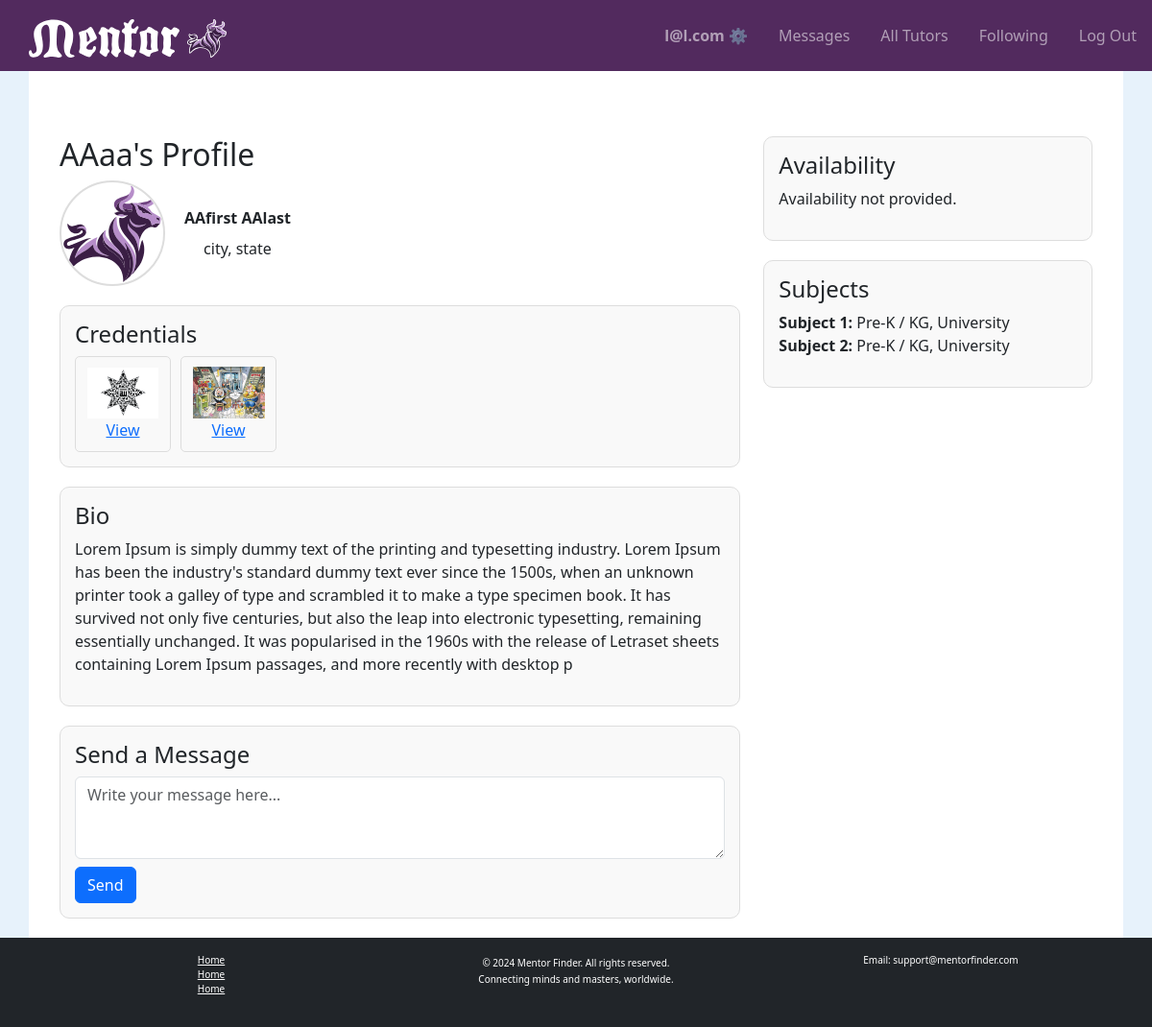
Page /profile/2/ (signed in) on the committed database.
### tutorhub/models.py (models this page shows, shortened)
class User(AbstractUser):
    nickname = models.CharField(max_length=50, blank=True, null=True)
    email = models.EmailField(unique=True)
    is_tutor = models.BooleanField(default=False)
    street_address = models.TextField(blank=True, null=True)
    city = models.CharField(max_length=100, blank=True, null=True)
    state = models.CharField(max_length=100, blank=True, null=True)
    zip_code = models.CharField(max_length=10, blank=True, null=True)
    profile_image = models.ImageField(upload_to="profile_images/", blank=True, null=True)
    bio = models.TextField(blank=True, null=True)
    birthdate = models.DateField(blank=True, null=True)
    availability = models.JSONField(default=dict, blank=True, null=True)  # Only used if is_tutor is True
    subject_grades = models.ManyToManyField('SubjectGrade', blank=True, related_name="users")  # Added field
    liked_by = models.ManyToManyField("self", symmetrical=False, blank=True, related_name="liked_tutors")
    USERNAME_FIELD = "email"
    REQUIRED_FIELDS = ["username"]

class Credential(models.Model):
    file = models.FileField(upload_to="credentials/")
    user = models.ForeignKey(User, related_name="credentials", on_delete=models.CASCADE)

class SubjectGrade(models.Model):
    tutor = models.ForeignKey(User, on_delete=models.CASCADE, related_name="tutor_subject_grades")
    subject = models.CharField(max_length=100)
    grade_levels = models.JSONField(default=list)  # Stores grade levels as a list (e.g., ["Elementary", "High School"])
    class Meta:
        unique_together = ('tutor', 'subject')  # Each tutor can teach a subject only once.

### tutorhub/views.py (the view)
# urls.py: path('profile/<int:user_id>/', views.profile, name='profile'),  # View another user's profile
@login_required
def profile(request, user_id=None):
    profile_user = request.user if user_id is None else get_object_or_404(User, id=user_id)
    credentials = profile_user.credentials.all()
    for credential in credentials:
        credential.is_image = credential.file.url.lower().endswith(('.jpg', '.jpeg', '.png'))
    return render(request, 'tutorhub/profile.html', {
        'profile': profile_user,
        'credentials': credentials,
        'is_own_profile': profile_user == request.user,
    })

### tutorhub/templates/tutorhub/profile.html (shortened to what this page needs)
{% extends "tutorhub/layout.html" %}
{% load static %}
{% block body %}
<div class="container mt-5">
    <div class="row">
        <div class="col-md-8">
            <h2>{{ profile.nickname }}'s Profile</h2>
            <div class="profile-header">
                <div id="stack-vertical">
                    {% if profile.profile_image %}
                        <img id="profile-img" src="{{ profile.profile_image.url }}" alt="{{ profile.nickname }}">
                    {% else %}
                        <img id="profile-img" src="{% static 'tutorhub/images/mentor-logo-bull.svg' %}" alt="Default Logo">
                    {% endif %}
                </div>
                <div id="stack-vertical">
                    <strong>{{ profile.first_name }} {{ profile.last_name }}</strong>
                    <div>{{ profile.city|default:"City not available" }}, {{ profile.state|default:"State not available" }}</div>
                </div>
            </div>
            {% if profile.is_tutor %}
            <div class="credentials-container">
                <h4>Credentials</h4>
                <div style="display: flex; flex-wrap: wrap; gap: 10px;">
                    {% for credential in credentials %}
                        <a href="{{ credential.file.url }}" target="_blank">
                            <div class="credential-box">
                                {% if credential.is_image %}
                                    <img src="{{ credential.file.url }}" alt="Credential Image">
                                {% else %}
                                    <img src="{% static 'tutorhub/images/credential-icon.png' %}" alt="Default Credential Icon">
                                {% endif %}
                                <div>View</div>
                            </div>
                        </a>
                    {% empty %}
                        <p>No credentials available.</p>
                    {% endfor %}
                </div>
            </div>
            {% endif %}
            <div class="bio-container">
                <h4>Bio</h4>
                <p>{{ profile.bio|default:"No bio available." }}</p>
            </div>
            {% if user.is_authenticated %}
            <div class="message-container">
                <h4>Send a Message</h4>
                <form action="{% url 'send_message' profile.id %}" method="post">
                    <textarea name="content" rows="3" class="form-control mb-2" placeholder="Write your message here..." required></textarea>
                    <button type="submit" class="btn btn-primary">Send</button>
                </form>
            </div>
            {% endif %}
        </div>
        <div class="col-md-4">
            <div class="right-column-section">
                <h4>Availability</h4>
                <ul>
                    {% for day, time in profile.availability.items %}
                        <li><strong>{{ day|title }}:</strong> {{ time }}</li>
                    {% empty %}
                        <p>Availability not provided.</p>
                    {% endfor %}
                </ul>
            </div>
            {% if profile.is_tutor %}
            <div class="right-column-section">
                <h4>Subjects</h4>
                <ul>
                    {% for subject_grade in profile.tutor_subject_grades.all %}
                        <li><strong>{{ subject_grade.subject }}:</strong> {{ subject_grade.grade_levels|join:", " }}</li>
                    {% empty %}
                        <p>No subjects available.</p>
                    {% endfor %}
                </ul>
            </div>
            {% endif %}
        </div>
    </div>
</div>
{% endblock %}

### tutorhub/templates/tutorhub/layout.html (shortened to what this page needs)
{% load static %}
<!DOCTYPE html>
<html lang="en">
    <head>
        <link href="https://cdn.jsdelivr.net/npm/bootstrap@5.3.0/dist/css/bootstrap.min.css" rel="stylesheet">
        <link rel="stylesheet" href="{% static 'tutorhub/styles.css' %}">
    </head>
    <body>
    <nav class="navbar navbar-expand-lg navbar-dark sticky-top">
        <a class="navbar-brand" href="{% url 'index' %}">
            <div>
                <img class="navbar-logo" src="{% static '/tutorhub/images/mentor-logo-text.svg' %}" alt="Mentor Logo" class="logo">
                <img class="navbar-logo" src="{% static '/tutorhub/images/mentor-logo-bull.svg' %}" alt="Mentor Logo" class="logo">
            </div>
        </a>
        <div class="collapse navbar-collapse" id="navbarNav">
            <ul class="navbar-nav ms-auto flex-row">
                {% if user.is_authenticated %}
                    <li class="nav-item px-2"><a class="nav-link" id="menu-username" href="{% url 'my_profile' %}"><strong>{{ user.username }} ⚙️</strong></a></li>
                    <li class="nav-item px-2"><a class="nav-link" id="menu-messages" href="#">Messages
                        <span id="unread-badge" class="badge badge-danger" style="display: none;">0</span></a></li>
                {% endif %}
                <li class="nav-item px-2"><a class="nav-link" id="menu-all-tutors" href="{% url 'index' %}">All Tutors</a></li>
                {% if user.is_authenticated %}
                    <li class="nav-item px-2"><a class="nav-link" id="menu-following" href="#">Following</a></li>
                    <li class="nav-item px-2"><a class="nav-link" href="{% url 'logout' %}">Log Out</a></li>
                {% else %}
                    <li class="nav-item px-2"><a class="nav-link" href="{% url 'login' %}">Log In</a></li>
                    <li class="nav-item px-2"><a class="nav-link" href="{% url 'register' %}">Register</a></li>
                {% endif %}
            </ul>
        </div>
    </nav>
    <div id="main-content">
        {% block body %}
        {% endblock %}
    </div>
    </body>
    <footer class="bg-dark text-white mt-auto py-3">
        <div class="container" id="footer-title">
            <div class="row">
                <div class="col-md-4 text-center">
                    <ul class="list-unstyled" id="footer-link">
                        <li><a href="{% url 'index' %}" class="text-white">Home</a></li>
                        <li><a href="{% url 'index' %}" class="text-white">Home</a></li>
                        <li><a href="{% url 'index' %}" class="text-white">Home</a></li>
                    </ul>
                </div>
                <div class="col-md-4 text-center">
                    <span class="mb-0" id="footer-link">© {% now "Y" %} Mentor Finder. All rights reserved.</u>
                    <p id="footer-link">Connecting minds and masters, worldwide.</p>
                </div>
                <div class="col-md-4 text-center">
                    <p id="footer-link">Email: support@mentorfinder.com</p>
                </div>
            </div>
        </div>
    </footer>
</html>

### tutorhub/static/tutorhub/styles.css (style rules this page uses)
body { background-color: rgb(231, 242, 251); }
html, body { height: 100%; margin: 0; display: flex; flex-direction: column; }
#profile-img { width: 110px; height: 110px; object-fit: scale-down; border-radius: 50%; border: 2px solid #ddd; }
#main-content { background-color: white; margin: 0 30px; width: auto; display: flex; flex-direction: column; flex: 1; padding: 20px; }
.navbar { background-color: #522A5E; padding-left: 30px; }
.navbar-brand { font-size: xx-large }
.navbar-logo { height: 40px; width: auto; max-height: 50px; }
ul { list-style: none; }
textarea { min-height: 400px; }
#stack-vertical { display: flex; flex-direction: column; align-items: center; gap: 8px; }
.profile-header { display: flex; gap: 20px; align-items: center; }
.credentials-container { margin-top: 20px; padding: 15px; border: 1px solid #ddd; border-radius: 10px; background-color: #f9f9f9; }
.credential-box { border: 1px solid #ddd; padding: 10px; text-align: center; border-radius: 5px; width: 100px; height: 100px; display: flex; flex-direction: column; justify-content: center; align-items: center; }
.credential-box img { max-width: 75px; max-height: 75px; object-fit: fill; }
.bio-container { margin-top: 20px; padding: 15px; border: 1px solid #ddd; border-radius: 10px; background-color: #f9f9f9; }
.message-container { margin-top: 20px; padding: 15px; border: 1px solid #ddd; border-radius: 10px; background-color: #f9f9f9; }
.right-column-section { padding: 15px; border: 1px solid #ddd; border-radius: 10px; background-color: #f9f9f9; margin-bottom: 20px; }
.right-column-section ul { padding: 0; list-style: none; }
#footer-title { font-size: small; }
#footer-link { font-size: x-small; }

### rows in the picture
User: username "l@l.com"
User: nickname "AAaa", first_name "AAfirst", last_name "AAlast", city "city", state "state", bio "Lorem Ipsum is simply dummy text of the printing and typesetting industry. Lorem Ipsum has been the industry's standard dummy text ever since the 1500s, when an unknown printer took a galley of type and scrambled it to make a type specimen book. It has survived not only five centuries, but also the leap into electronic typesetting, remaining essentially unchanged. It was popularised in the 1960s with the release of Letraset sheets containing Lorem Ipsum passages, and more recently with desktop p"
Credential: file (picture)
Credential: file (picture)
SubjectGrade: subject "Subject 1", grade_levels "Pre-K / KG, University"
SubjectGrade: subject "Subject 2", grade_levels "Pre-K / KG, University"
